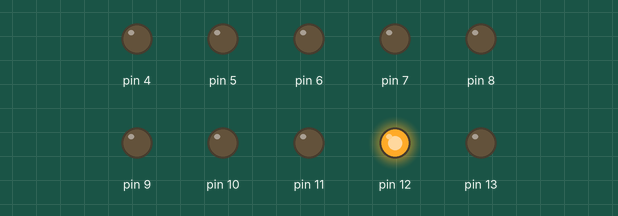
The sketch below on a simulated Arduino Uno, built with avr-gcc and run on an emulated ATmega328P. Parts: output pins drawn as LEDs (lit = HIGH).

Above: at 0.15 s.
At 0.85 s:
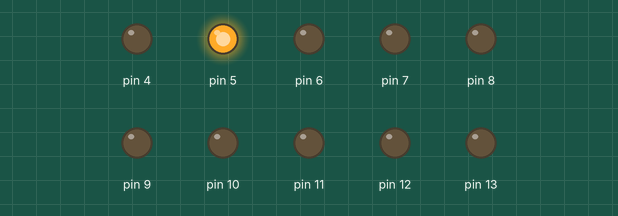
At 1.6 s:
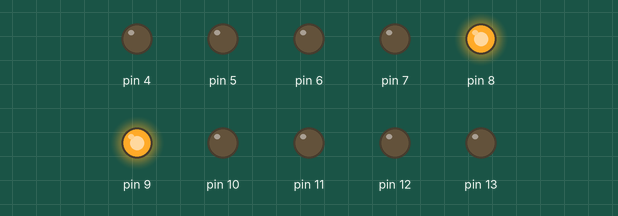
At 3.9 s:
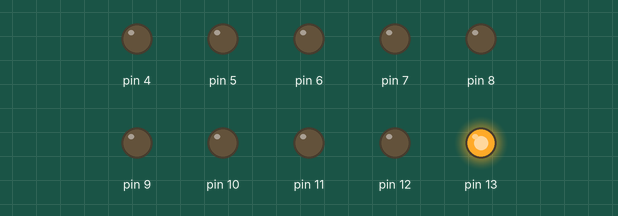
At 5.05 s:
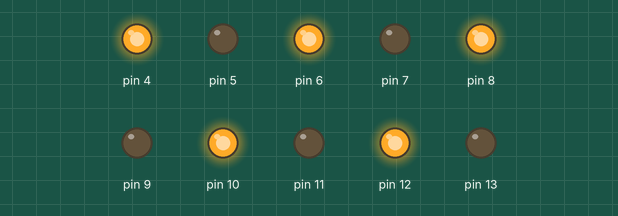
At 8.4 s:
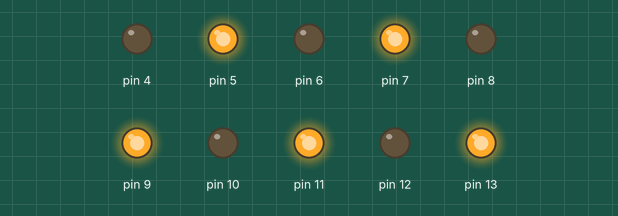
Timing chart, 0 to 11.2 s (numbered marks = the images above):
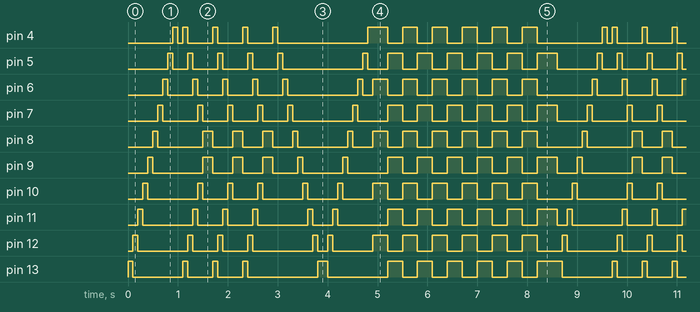

The sketch:

_1first_arduino_blinking_led_test_1.ino
```cpp
/*A project in which we created christmas lights using 10 LEDs. The running lights and colliding lights function look like so since it has been in a year since
  I have touched C++.*/
// the setup function runs once when you press reset or power the board
void setup() {
  for(int idx = 4; idx < 14; idx++) {
    pinMode(idx, OUTPUT);
  }
}

// the loop function runs over and over again forever
void loop() {
  running_lights();
  for(int idx = 0; idx < 3; idx++) {
    colliding_lights();
  }
  left_to_right_to_left();
  for(int idx = 0; idx < 6; idx++) {
    alternating_pair();
  }
  delay(100);
  for(int idx = 4; idx < 14; idx++) {
    digitalWrite(idx, LOW);
  }
}

void running_lights() {
  digitalWrite(4, LOW);
  digitalWrite(13, HIGH);
  delay(100);
  digitalWrite(13, LOW);
  digitalWrite(12, HIGH);
  delay(100);
  digitalWrite(12, LOW);
  digitalWrite(11, HIGH);
  delay(100);
  digitalWrite(11, LOW);
  digitalWrite(10, HIGH);
  delay(100);
  digitalWrite(10, LOW);
  digitalWrite(9, HIGH);
  delay(100);
  digitalWrite(9, LOW);
  digitalWrite(8, HIGH);
  delay(100);
  digitalWrite(8, LOW);
  digitalWrite(7, HIGH);
  delay(100);
  digitalWrite(7, LOW);
  digitalWrite(6, HIGH);
  delay(100);
  digitalWrite(6, LOW);
  digitalWrite(5, HIGH);
  delay(100);
  digitalWrite(5, LOW);
  digitalWrite(4, HIGH);
  delay(100);
  digitalWrite(4, LOW);
  delay(100);
}

void colliding_lights() {
  digitalWrite(13, HIGH);
  digitalWrite(4, HIGH);
  delay(100);
  digitalWrite(13, LOW);
  digitalWrite(4, LOW);
  digitalWrite(12, HIGH);
  digitalWrite(5, HIGH);
  delay(100);
  digitalWrite(12, LOW);
  digitalWrite(5, LOW);
  digitalWrite(11, HIGH);
  digitalWrite(6, HIGH);
  delay(100);
  digitalWrite(11, LOW);
  digitalWrite(6, LOW);
  digitalWrite(10, HIGH);
  digitalWrite(7, HIGH);
  delay(100);
  digitalWrite(10, LOW);
  digitalWrite(7, LOW);
  digitalWrite(9, HIGH);
  digitalWrite(8, HIGH);
  delay(100);
  digitalWrite(9, LOW);
  digitalWrite(8, LOW);
  digitalWrite(8, HIGH);
  digitalWrite(9, HIGH);
  delay(100);
  digitalWrite(9, LOW);
  digitalWrite(8, LOW);
}

void left_to_right_to_left() {
  for (int i = 4; i < 14; i++) {
    digitalWrite(i, HIGH);
    delay(100);
    digitalWrite(i, LOW);
  }
  for (int i = 13; i >= 4; i--) {
    digitalWrite(i, HIGH);
    delay(100);
    digitalWrite(i, LOW);
  }
}

void alternating_pair() {
  for (int i = 4; i < 14; i += 2) {
    digitalWrite(i, HIGH);
    digitalWrite(i + 1, LOW);
  }
  delay(300);
  for (int i = 4; i < 14; i += 2) {
    digitalWrite(i, LOW);
    digitalWrite(i + 1, HIGH);
  }
  delay(300);
}
```

Measured:
- by itself, pin 4–12: moves between LOW and HIGH, repeating every 8.6 s
- by itself, pin 13: repeats every 8.6 s: LOW 1.0 s, 2 × (HIGH 0.10 s, LOW 0.50 s), HIGH 0.10 s, LOW 1.4 s, HIGH 0.20 s, LOW 1.2 s, 5 × (HIGH 0.30 s, LOW 0.30 s), HIGH 0.50 s
- by itself, everything shown: repeats every 8.6 s, in 58 steps
